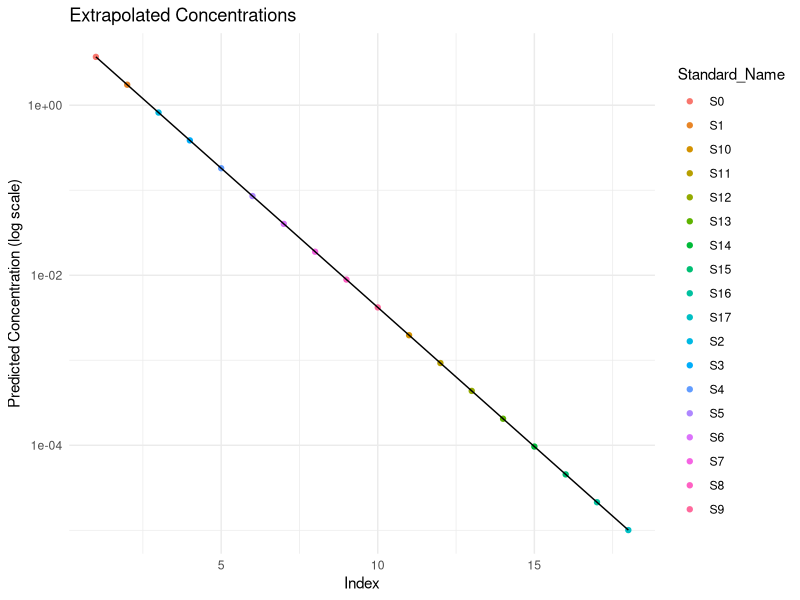

R code for this plot:
# Load required packages
require(ggplot2)
require(tidyverse)

# Create the data
datC4U <- tibble::tribble(
  ~Standard_Name, ~Standard_C,
  "S0",        3.82,
  "S1",         1.7,
  "S2",       0.767,
  "S3",       0.421,
  "S4",       0.177
)

# Calculate log concentration and index
datC4U <- datC4U %>%
  mutate(Log_Conc = log10(Standard_C),
         Index = 1:n())

# Fit the linear model
model <- lm(Log_Conc ~ Index, data = datC4U)

# Predict known standard concentrations
datC4U <- datC4U %>%
  mutate(Predicted_Log_Conc = predict(model, newdata = datC4U),
         Predicted_Conc = 10^Predicted_Log_Conc)

# Create new data points S5 to S17 for extrapolation
new_data <- tibble(
  Standard_Name = paste0("S", 5:17),
  Index = (nrow(datC4U) + 1):(nrow(datC4U) + 13)  # Continuing the index sequence
)

# Predict Log_Conc and Concentration for new values
new_data <- new_data %>%
  mutate(Predicted_Log_Conc = predict(model, newdata = new_data),
         Predicted_Conc = 10^Predicted_Log_Conc)

# Combine known and extrapolated values
final_data <- bind_rows(datC4U, new_data)

# Display final dataset
print(final_data)

# Optional: Plot the extrapolation
ggplot(final_data, aes(x = Index, y = Predicted_Conc)) +
  geom_point(aes(color = Standard_Name)) +
  geom_line() +
  scale_y_log10() +
  theme_minimal() +
  labs(title = "Extrapolated Concentrations",
       x = "Index",
       y = "Predicted Concentration (log scale)")

write.csv(final_data, "final_data.csv", row.names = FALSE)